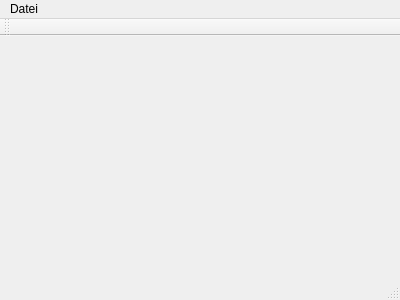
<?xml version="1.0" encoding="UTF-8"?>
<ui version="4.0">
 <class>MainWindow</class>
 <widget class="QMainWindow" name="MainWindow">
  <property name="geometry">
   <rect>
    <x>0</x>
    <y>0</y>
    <width>400</width>
    <height>300</height>
   </rect>
  </property>
  <property name="baseSize">
   <size>
    <width>0</width>
    <height>0</height>
   </size>
  </property>
  <property name="windowTitle">
   <string>Qt 3D Vector Viewer</string>
  </property>
  <widget class="QWidget" name="centralWidget">
   <layout class="QGridLayout" name="gridLayout"/>
  </widget>
  <widget class="QMenuBar" name="menuBar">
   <property name="geometry">
    <rect>
     <x>0</x>
     <y>0</y>
     <width>400</width>
     <height>25</height>
    </rect>
   </property>
   <widget class="QMenu" name="menuDatei">
    <property name="title">
     <string>Datei</string>
    </property>
    <addaction name="actionSchliessen"/>
   </widget>
   <addaction name="menuDatei"/>
  </widget>
  <widget class="QToolBar" name="mainToolBar">
   <attribute name="toolBarArea">
    <enum>TopToolBarArea</enum>
   </attribute>
   <attribute name="toolBarBreak">
    <bool>false</bool>
   </attribute>
  </widget>
  <widget class="QStatusBar" name="statusBar"/>
  <action name="actionSchliessen">
   <property name="text">
    <string>Schliessen</string>
   </property>
  </action>
 </widget>
 <layoutdefault spacing="6" margin="11"/>
 <resources/>
 <connections>
  <connection>
   <sender>actionSchliessen</sender>
   <signal>triggered()</signal>
   <receiver>MainWindow</receiver>
   <slot>close()</slot>
   <hints>
    <hint type="sourcelabel">
     <x>-1</x>
     <y>-1</y>
    </hint>
    <hint type="destinationlabel">
     <x>199</x>
     <y>149</y>
    </hint>
   </hints>
  </connection>
 </connections>
</ui>
